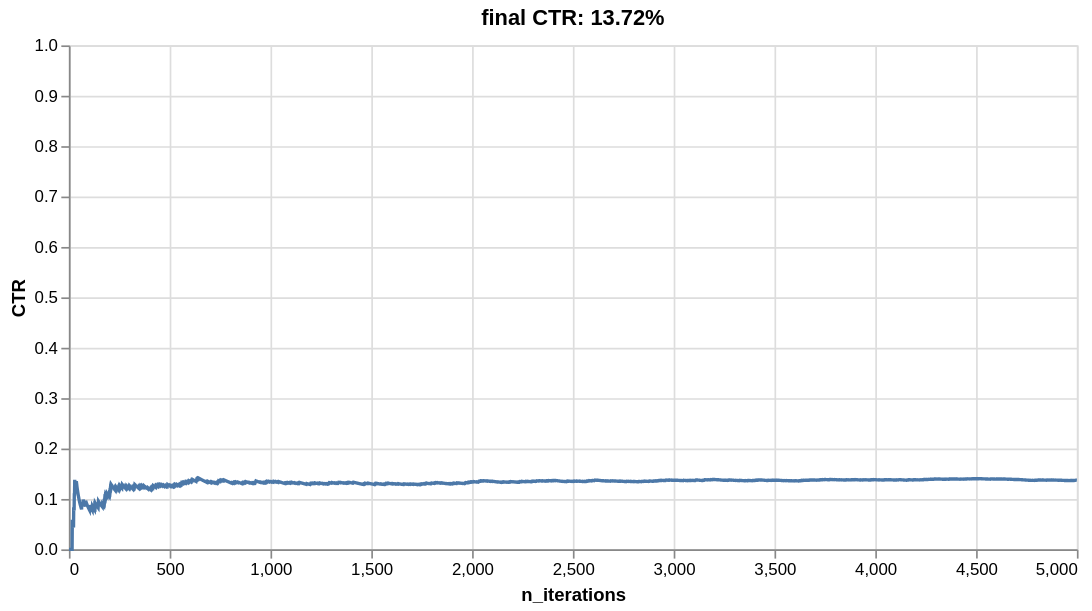

The notebook cell this image was saved under:
### Markdown cell above
This simulation function does quite a few things. It can be seen as a simple reinforcement learning simulation. It samples a user, and then ask the model to provide a single recommendation. The user then gives as to whether they liked the recommendation or not. Crucially, the user doesn't tell us what item they would have liked. We could model this as a multi-class classification problem if that were the case.

The strategy parameter determines the mechanism used to generate the recommendations. The `'best'` strategy means that the items are each scored by the model, and are then ranked from the most preferred to the least preferred. Here the most preferred item is the one which gets recommended. But you could imagine all sorts of alternative ways to proceed.

We can first evaluate a recommended which acts completely at random. It assigns a random preference to each item, regardless of the user.

### Code cell
from river import reco

model = reco.RandomNormal(seed=10)
simulate(5_000, get_reward, model, seed=42)

### Figure 1 — Vega-Lite specification as saved in the notebook (floating-point values rounded to 4 significant figures; data arrays with more than 128 entries replaced by an {"elided": "..."} marker saying what was removed)
{"config": {"view": {"continuousWidth": 300, "continuousHeight": 300}}, "data": {"name": "data-8650605d207c82f6fcc7ddb3aebb6c8d"}, "mark": {"type": "line"}, "encoding": {"x": {"field": "n_iterations", "title": "n_iterations", "type": "quantitative"}, "y": {"field": "CTR", "scale": {"domain": [0, 1]}, "title": "CTR", "type": "quantitative"}}, "height": 300, "title": "final CTR: 13.72%", "width": 600, "$schema": "https://vega.github.io/schema/vega-lite/v6.1.0.json", "datasets": {"data-8650605d207c82f6fcc7ddb3aebb6c8d": {"elided": "5000 records"}}}
